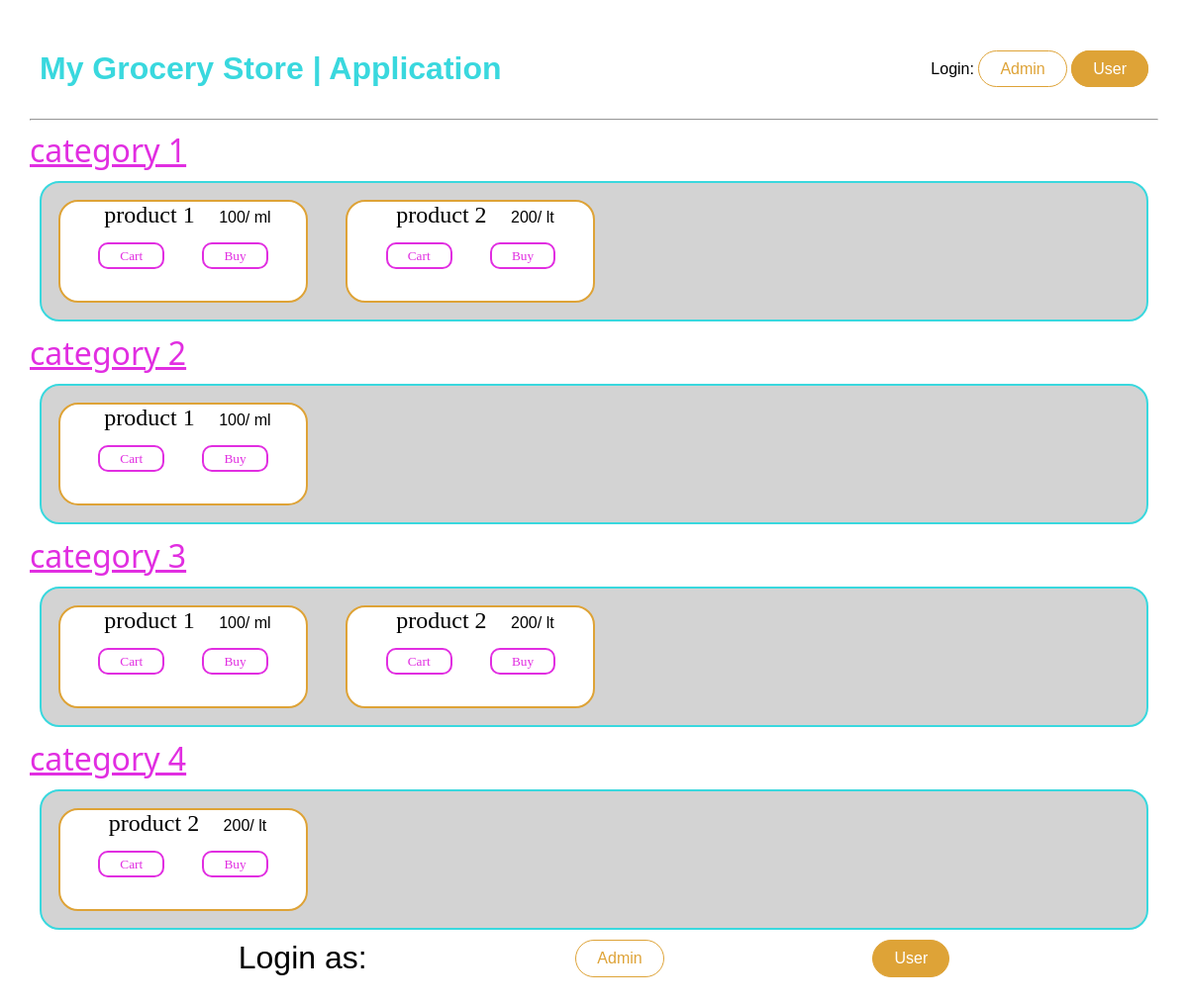
Before: / with the older database file.
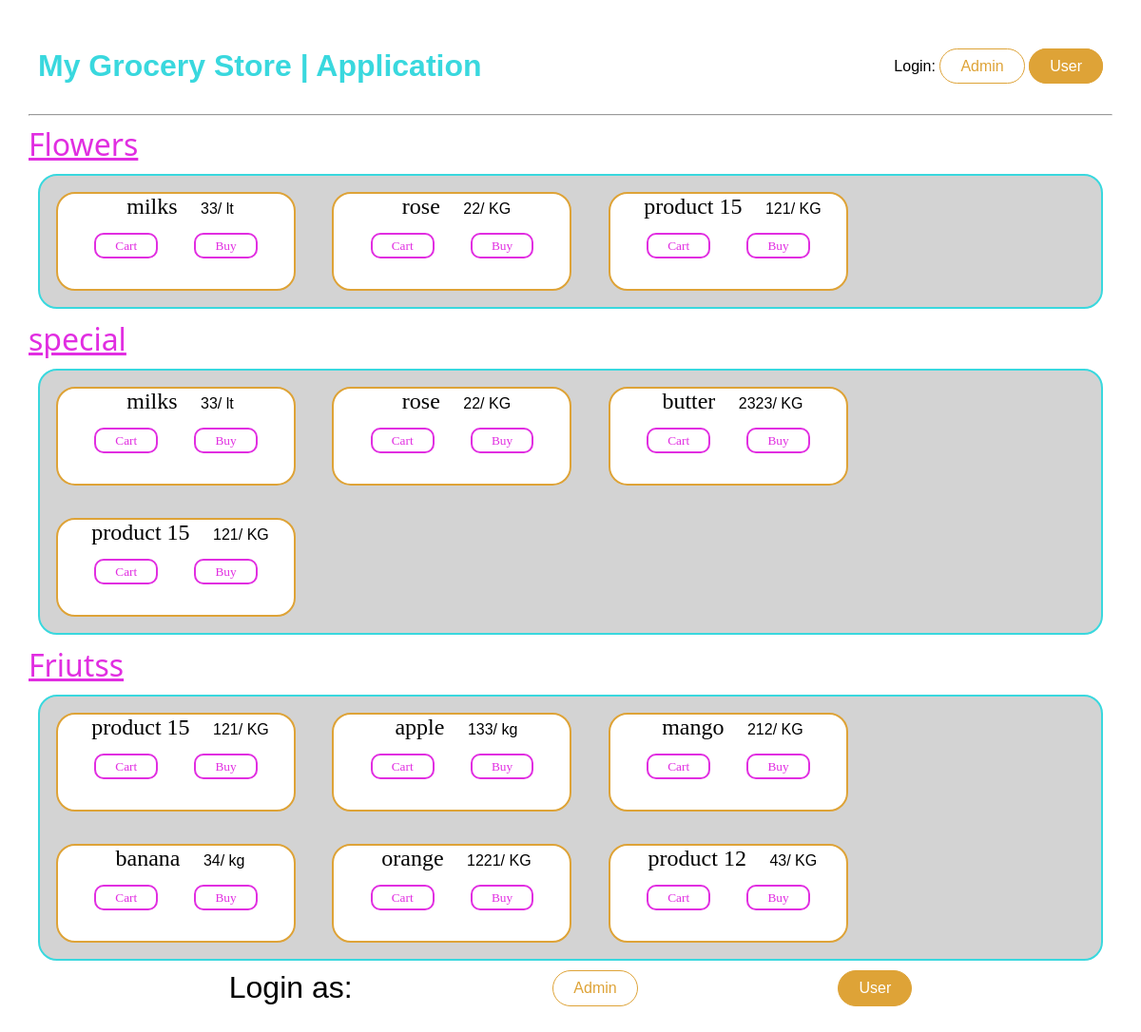
After: the same page with the newer database file.
### model.py (models this page shows)
class Category(db.Model):
    id = db.Column(db.Integer(), primary_key=True)
    name = db.Column(db.String(20), nullable=False)
    products = db.relationship('Product', backref="categories", secondary="association")

class Product(db.Model):
    id = db.Column(db.Integer(), primary_key=True)
    name = db.Column(db.String(20), nullable=False)
    expiry_date = db.Column(db.Date, nullable=False)
    quantity_type = db.Column(db.String, nullable=False)
    price = db.Column(db.Integer(), nullable=False) #integer or decimal

### app.py (the view)
@app.route('/', methods = ['GET', 'POST'])
def Hello():
    categories = Category.query.all()
    return render_template("index.html", categories=categories)

### templates/index.html (shortened to what this page needs)
<!DOCTYPE html>
<html lang="en">
<head>
    <link rel="stylesheet" href="{{ url_for('static', filename='style.css') }}">
</head>
<body>
    <div class="indexContainer">
        <h1>My Grocery Store | Application</h1>
        <span>
        <span>Login: </span>
        <a class="admin" href="/admin_login">Admin</a>
        <a class="user" href="/user_login">User</a>
        </span>
    </div>
    <hr>
    <div class="adminClass2">
        {% if categories|length == 0 %}
            <h1>No products or Category Created Yet!</h1>
            <div class="plus container" title="Add category">
                <a href="">+</a>
            </div>
        {%else%}
            <div class="categories">
                {% for category in categories %}
                    <span class="categoryName">{{ category.name }}</span>
                    <div class="category">
                        {% for product in category.products %}
                            <div id="userSeeProduct" class="product" style="height: 100px;">
                                <span class="productName">{{ product.name }}</span>
                                <span style="margin-left: 20px;">{{ product.price }}/</span>
                                <span>{{ product.quantity_type }}</span>
                                <br><br>
                                <div class="userBuy">
                                    <div class="userCart">
                                        <a href="/user_login" title="Add to Cart">Cart</a>
                                    </div>
                                    <div class="userCart">
                                        <a href="/user_login" title="Click to buy only this Product">Buy</a>
                                    </div>
                                </div>
                            </div>
                        {% endfor %}
                    </div>
                {% endfor %}
            </div>
        {% endif %}
    </div>
    <div class="indexButtonBar">
        <span style="font-size: xx-large;">Login as: </span>
        <a class="admin" href="/admin_login">Admin</a>
        <a class="user" href="/user_login">User</a>
    </div>
</body>
</html>

### static/style.css (style rules this page uses)
:root { --primary:#39d8de; --secondary: #dea337; --ternary:#808080; --pure:#ffffff; --purple: #e12ee1; }
h1 { color: var(--primary); }
body { font-family: 'Poppins',sans-serif; margin: 30px; }
.categoryName { font-size: xx-large; font-family: system-ui; color: var(--purple); text-decoration: underline; }
.indexContainer { display: flex; align-items: center; justify-content: space-between; flex-direction: row; margin: 10px; }
.indexContainer .admin, .indexButtonBar .admin { text-decoration: none; color: var(--secondary); border: 1px solid var(--secondary); border-radius: 25px; padding: 9px 21px; }
.indexContainer .user, .indexButtonBar .user { background-color: var(--secondary); color: var(--pure); text-decoration: none; border: 1px solid var(--secondary); border-radius: 25px; padding: 9px 21px; }
.indexButtonBar { display: flex; align-items: center; flex-direction: row; justify-content: space-evenly; }
.userBuy { display: flex; justify-content: space-evenly; align-items: center; }
.userBuy a { text-decoration: none; border: 2px solid var(--purple); font-size: smaller; font-family: cursive; padding-top: 4px; padding-bottom: 4px; padding-right: 20px; padding-left: 20px; border-radius: 10px; color: var(--purple); }
.adminClass2 .categories .category { border: 2px solid var(--primary); margin: 10px; border-radius: 20px; background-color: lightgrey; }
.adminClass2 .categories .category .product, .editAllProducts .product { display: inline-block; border: 2px solid var(--secondary); border-radius: 20px; margin: 17px; height: 196px; width: 248px; background-color: var(--pure); }
.product { text-align: center; }
.product .productName { font-size: x-large; font-family: cursive; margin-left: 9px; }

Changed rows visible on the page:
removed Product: name "product 1", price "100", quantity_type "ml"
removed Category: name "category 2"
changed Category: name "category 1" → "Flowers"
changed Product "lt": name "product 2" → "milks"; price "200" → "33"
added Product: name "rose", price "22", quantity_type "KG"
added Product: name "product 15", price "121", quantity_type "KG"
changed Category: name "category 3" → "special"
added Product: name "butter", price "2323", quantity_type "KG", shown under Category "special"
changed Category: name "category 4" → "Friutss"; loses Product (name "product 2", price "200", quantity_type "lt")
added Product: name "apple", price "133", quantity_type "kg", shown under Category "Friutss"
added Product: name "mango", price "212", quantity_type "KG", shown under Category "Friutss"
added Product: name "banana", price "34", quantity_type "kg", shown under Category "Friutss"
added Product: name "orange", price "1221", quantity_type "KG", shown under Category "Friutss"
added Product: name "product 12", price "43", quantity_type "KG", shown under Category "Friutss"
